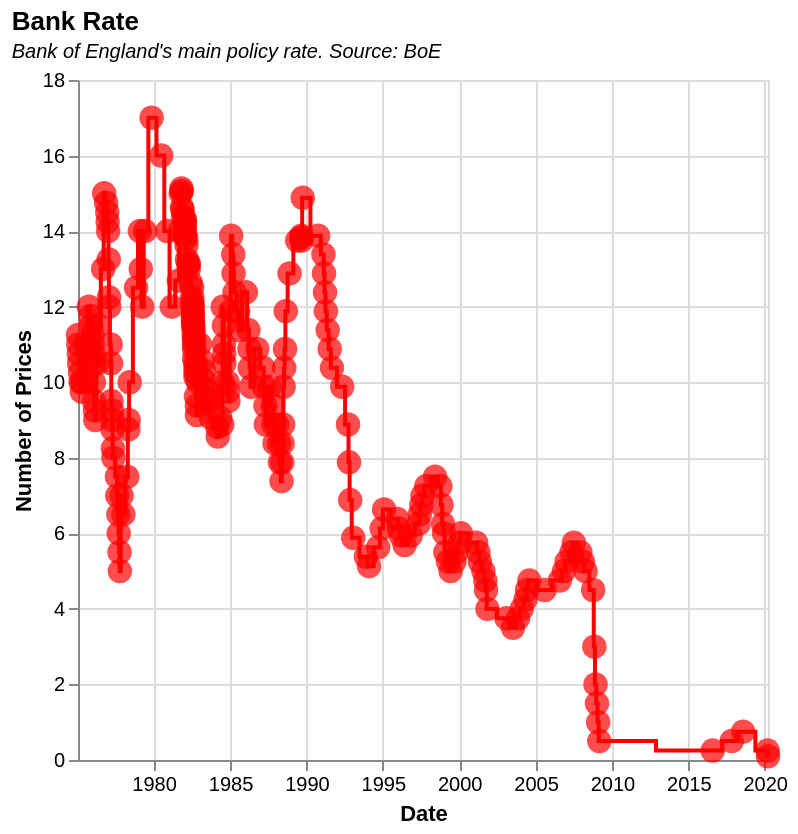

The specification (Vega-Lite) saved for this image:
### Vega-Lite specification from a JSON file in a GitHub repository (floating-point values rounded to 4 significant figures; data arrays with more than 128 entries replaced by an {"elided": "..."} marker saying what was removed)
{"$schema": "https://vega.github.io/schema/vega-lite/v5.json", "description": "Bank Rate", "title": {"text": "Bank Rate", "subtitle": "Bank of England's main policy rate. Source: BoE", "subtitleFontStyle": "italic", "subtitleFontSize": 10, "anchor": "start", "color": "black"}, "data": {"values": {"elided": "238 records"}, "format": {"parse": {"Date": "date"}}}, "height": 340, "width": 345, "encoding": {"x": {"field": "Date", "type": "temporal"}}, "layer": [{"encoding": {"y": {"field": "Rate", "type": "quantitative", "title": "Number of Prices"}}, "layer": [{"mark": {"type": "line", "interpolate": "step", "color": "red"}}, {"mark": {"type": "circle", "size": 150, "color": "red"}}]}, {"mark": "rule", "encoding": {"opacity": {"value": 0}, "tooltip": [{"field": "Date", "type": "temporal", "format": "%b-%Y", "title": "Date"}, {"field": "Rate", "type": "quantitative", "format": ",.0f", "title": "Bank Rate (%)"}]}}]}
